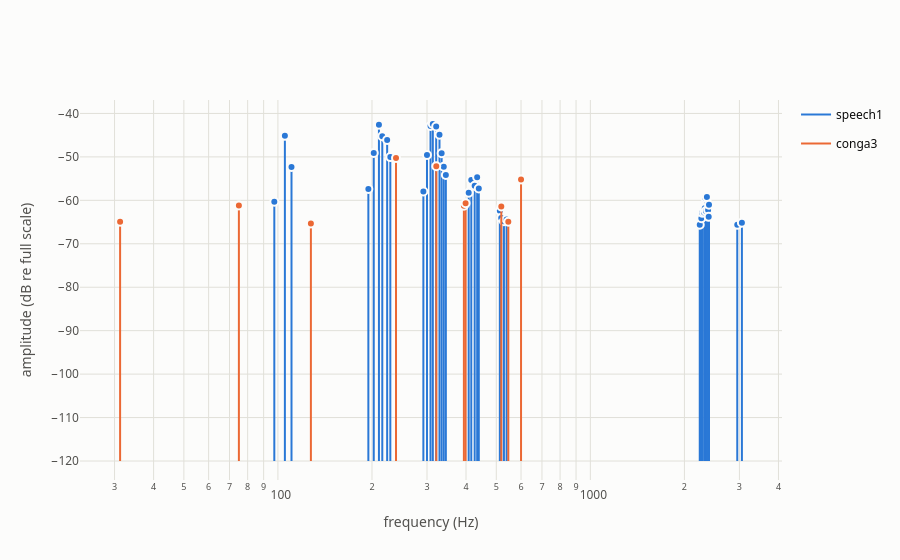

Here is the notebook cell this chart was saved with:
### Markdown cell above
## Source and target

Each table holds the peaks of one DFT frame. Speech reaches 3055.3 Hz; the
conga stays at or below 600.0 Hz.

### Code cell
speech = asp.read_table("../data/tables/speech1.tsv")
conga = asp.read_table("../data/tables/conga3.tsv")
print(f"speech1 {len(speech)} peaks, {speech.freq.min():.1f}–{speech.freq.max():.1f} Hz")
print(f"conga3 {len(conga)} peaks, {conga.freq.min():.1f}–{conga.freq.max():.1f} Hz")
asp.nb.show(asp.viz.plot_snapshot(speech, conga, labels=["speech1", "conga3"], freq_scale="log"))

### Figure 1 — Plotly figure (JSON) as saved in the notebook; plotly's stock layout.template omitted (floating-point values rounded to 4 significant figures)
{"data": [{"hoverinfo": "skip", "legendgroup": "speech1", "line": {"color": "#2a78d6", "width": 2}, "mode": "lines", "name": "speech1", "showlegend": true, "type": "scatter", "x": [97.37, 97.37, null, 105.3, 105.3, null, 110.5, 110.5, null, 194.7, 194.7, null, 202.6, 202.6, null, 210.5, 210.5, null, 215.8, 215.8, null, 223.7, 223.7, null, 228.9, 228.9, null, 292.1, 292.1, null, 300, 300, null, 307.9, 307.9, null, 313.2, 313.2, null, 321.1, 321.1, null, 328.9, 328.9, null, 334.2, 334.2, null, 339.5, 339.5, null, 344.7, 344.7, null, 407.9, 407.9, null, 415.8, 415.8, null, 426.3, 426.3, null, 434.2, 434.2, null, 439.5, 439.5, null, 513.2, 513.2, null, 518.4, 518.4, null, 528.9, 528.9, null, 539.5, 539.5, null, 2239.0, 2239.0, null, 2258.0, 2258.0, null, 2266.0, 2266.0, null, 2279.0, 2279.0, null, 2313.0, 2313.0, null, 2324.0, 2324.0, null, 2332.0, 2332.0, null, 2345.0, 2345.0, null, 2361.0, 2361.0, null, 2382.0, 2382.0, null, 2392.0, 2392.0, null, 2397.0, 2397.0, null, 2953.0, 2953.0, null, 3055.0, 3055.0, null], "y": [-120, -60.31, null, -120, -45.16, null, -120, -52.31, null, -120, -57.39, null, -120, -49.08, null, -120, -42.61, null, -120, -45.25, null, -120, -46.1, null, -120, -50.05, null, -120, -57.98, null, -120, -49.57, null, -120, -42.87, null, -120, -42.43, null, -120, -43.0, null, -120, -44.88, null, -120, -49.17, null, -120, -52.25, null, -120, -54.18, null, -120, -58.26, null, -120, -55.31, null, -120, -56.67, null, -120, -54.67, null, -120, -57.26, null, -120, -62.38, null, -120, -64.04, null, -120, -64.81, null, -120, -64.43, null, -120, -65.64, null, -120, -63.83, null, -120, -64.1, null, -120, -62.83, null, -120, -62.79, null, -120, -61.82, null, -120, -59.39, null, -120, -62.48, null, -120, -59.25, null, -120, -62.24, null, -120, -63.81, null, -120, -61.0, null, -120, -65.64, null, -120, -65.14, null]}, {"hovertemplate": "%{text}<extra></extra>", "legendgroup": "speech1", "marker": {"color": "#2a78d6", "line": {"color": "#fcfcfb", "width": 2}, "size": 8}, "mode": "markers", "name": "speech1", "showlegend": false, "text": ["frequency: 97.37 Hz<br>amplitude: -60.3 dB<br>pitch: G2 -11 c<extra></extra>", "frequency: 105.26 Hz<br>amplitude: -45.2 dB<br>pitch: G♯2 +24 c<extra></extra>", "frequency: 110.53 Hz<br>amplitude: -52.3 dB<br>pitch: A2 +8 c<extra></extra>", "frequency: 194.74 Hz<br>amplitude: -57.4 dB<br>pitch: G3 -11 c<extra></extra>", "frequency: 202.63 Hz<br>amplitude: -49.1 dB<br>pitch: G♯3 -42 c<extra></extra>", "frequency: 210.53 Hz<br>amplitude: -42.6 dB<br>pitch: G♯3 +24 c<extra></extra>", "frequency: 215.79 Hz<br>amplitude: -45.2 dB<br>pitch: A3 -33 c<extra></extra>", "frequency: 223.68 Hz<br>amplitude: -46.1 dB<br>pitch: A3 +29 c<extra></extra>", "frequency: 228.95 Hz<br>amplitude: -50.0 dB<br>pitch: A♯3 -31 c<extra></extra>", "frequency: 292.11 Hz<br>amplitude: -58.0 dB<br>pitch: D4 -9 c<extra></extra>", "frequency: 300.00 Hz<br>amplitude: -49.6 dB<br>pitch: D4 +37 c<extra></extra>", "frequency: 307.89 Hz<br>amplitude: -42.9 dB<br>pitch: D♯4 -18 c<extra></extra>", "frequency: 313.16 Hz<br>amplitude: -42.4 dB<br>pitch: D♯4 +11 c<extra></extra>", "frequency: 321.05 Hz<br>amplitude: -43.0 dB<br>pitch: E4 -46 c<extra></extra>", "frequency: 328.95 Hz<br>amplitude: -44.9 dB<br>pitch: E4 -4 c<extra></extra>", "frequency: 334.21 Hz<br>amplitude: -49.2 dB<br>pitch: E4 +24 c<extra></extra>", "frequency: 339.47 Hz<br>amplitude: -52.2 dB<br>pitch: F4 -49 c<extra></extra>", "frequency: 344.74 Hz<br>amplitude: -54.2 dB<br>pitch: F4 -22 c<extra></extra>", "frequency: 407.89 Hz<br>amplitude: -58.3 dB<br>pitch: G♯4 -31 c<extra></extra>", "frequency: 415.79 Hz<br>amplitude: -55.3 dB<br>pitch: G♯4 +2 c<extra></extra>", "frequency: 426.32 Hz<br>amplitude: -56.7 dB<br>pitch: G♯4 +45 c<extra></extra>", "frequency: 434.21 Hz<br>amplitude: -54.7 dB<br>pitch: A4 -23 c<extra></extra>", "frequency: 439.47 Hz<br>amplitude: -57.3 dB<br>pitch: A4 -2 c<extra></extra>", "frequency: 513.16 Hz<br>amplitude: -62.4 dB<br>pitch: C5 -34 c<extra></extra>", "frequency: 518.42 Hz<br>amplitude: -64.0 dB<br>pitch: C5 -16 c<extra></extra>", "frequency: 528.95 Hz<br>amplitude: -64.8 dB<br>pitch: C5 +19 c<extra></extra>", "frequency: 539.47 Hz<br>amplitude: -64.4 dB<br>pitch: C♯5 -47 c<extra></extra>", "frequency: 2239.47 Hz<br>amplitude: -65.6 dB<br>pitch: C♯7 +17 c<extra></extra>", "frequency: 2257.89 Hz<br>amplitude: -63.8 dB<br>pitch: C♯7 +31 c<extra></extra>", "frequency: 2265.79 Hz<br>amplitude: -64.1 dB<br>pitch: C♯7 +37 c<extra></extra>", "frequency: 2278.95 Hz<br>amplitude: -62.8 dB<br>pitch: C♯7 +47 c<extra></extra>", "frequency: 2313.16 Hz<br>amplitude: -62.8 dB<br>pitch: D7 -27 c<extra></extra>", "frequency: 2323.68 Hz<br>amplitude: -61.8 dB<br>pitch: D7 -19 c<extra></extra>", "frequency: 2331.58 Hz<br>amplitude: -59.4 dB<br>pitch: D7 -13 c<extra></extra>", "frequency: 2344.74 Hz<br>amplitude: -62.5 dB<br>pitch: D7 -3 c<extra></extra>", "frequency: 2360.53 Hz<br>amplitude: -59.3 dB<br>pitch: D7 +8 c<extra></extra>", "frequency: 2381.58 Hz<br>amplitude: -62.2 dB<br>pitch: D7 +24 c<extra></extra>", "frequency: 2392.11 Hz<br>amplitude: -63.8 dB<br>pitch: D7 +31 c<extra></extra>", "frequency: 2397.37 Hz<br>amplitude: -61.0 dB<br>pitch: D7 +35 c<extra></extra>", "frequency: 2952.63 Hz<br>amplitude: -65.6 dB<br>pitch: F♯7 -4 c<extra></extra>", "frequency: 3055.26 Hz<br>amplitude: -65.1 dB<br>pitch: G7 -45 c<extra></extra>"], "type": "scatter", "x": [97.37, 105.3, 110.5, 194.7, 202.6, 210.5, 215.8, 223.7, 228.9, 292.1, 300.0, 307.9, 313.2, 321.1, 328.9, 334.2, 339.5, 344.7, 407.9, 415.8, 426.3, 434.2, 439.5, 513.2, 518.4, 528.9, 539.5, 2239.0, 2258.0, 2266.0, 2279.0, 2313.0, 2324.0, 2332.0, 2345.0, 2361.0, 2382.0, 2392.0, 2397.0, 2953.0, 3055.0], "y": [-60.31, -45.16, -52.31, -57.39, -49.08, -42.61, -45.25, -46.1, -50.05, -57.98, -49.57, -42.87, -42.43, -43.0, -44.88, -49.17, -52.25, -54.18, -58.26, -55.31, -56.67, -54.67, -57.26, -62.38, -64.04, -64.81, -64.43, -65.64, -63.83, -64.1, -62.83, -62.79, -61.82, -59.39, -62.48, -59.25, -62.24, -63.81, -61.0, -65.64, -65.14]}, {"hoverinfo": "skip", "legendgroup": "conga3", "line": {"color": "#eb6834", "width": 2}, "mode": "lines", "name": "conga3", "showlegend": true, "type": "scatter", "x": [31.25, 31.25, null, 75, 75, null, 127.5, 127.5, null, 238.8, 238.8, null, 321.2, 321.2, null, 393.8, 393.8, null, 398.8, 398.8, null, 518.8, 518.8, null, 546.2, 546.2, null, 600, 600, null], "y": [-120, -64.9, null, -120, -61.21, null, -120, -65.35, null, -120, -50.25, null, -120, -52.15, null, -120, -61.26, null, -120, -60.69, null, -120, -61.42, null, -120, -64.93, null, -120, -55.19, null]}, {"hovertemplate": "%{text}<extra></extra>", "legendgroup": "conga3", "marker": {"color": "#eb6834", "line": {"color": "#fcfcfb", "width": 2}, "size": 8}, "mode": "markers", "name": "conga3", "showlegend": false, "text": ["frequency: 31.25 Hz<br>amplitude: -64.9 dB<br>pitch: B0 +21 c<extra></extra>", "frequency: 75.00 Hz<br>amplitude: -61.2 dB<br>pitch: D2 +37 c<extra></extra>", "frequency: 127.50 Hz<br>amplitude: -65.3 dB<br>pitch: C3 -44 c<extra></extra>", "frequency: 238.75 Hz<br>amplitude: -50.2 dB<br>pitch: A♯3 +42 c<extra></extra>", "frequency: 321.25 Hz<br>amplitude: -52.2 dB<br>pitch: E4 -45 c<extra></extra>", "frequency: 393.75 Hz<br>amplitude: -61.3 dB<br>pitch: G4 +8 c<extra></extra>", "frequency: 398.75 Hz<br>amplitude: -60.7 dB<br>pitch: G4 +30 c<extra></extra>", "frequency: 518.75 Hz<br>amplitude: -61.4 dB<br>pitch: C5 -15 c<extra></extra>", "frequency: 546.25 Hz<br>amplitude: -64.9 dB<br>pitch: C♯5 -26 c<extra></extra>", "frequency: 600.00 Hz<br>amplitude: -55.2 dB<br>pitch: D5 +37 c<extra></extra>"], "type": "scatter", "x": [31.25, 75.0, 127.5, 238.8, 321.2, 393.8, 398.8, 518.8, 546.2, 600.0], "y": [-64.9, -61.21, -65.35, -50.25, -52.15, -61.26, -60.69, -61.42, -64.93, -55.19]}], "layout": {"legend": {"font": {"color": "#0b0b0b"}}, "showlegend": true, "title": {}, "xaxis": {"title": {"text": "frequency (Hz)"}, "type": "log"}, "yaxis": {"title": {"text": "amplitude (dB re full scale)"}}}}
